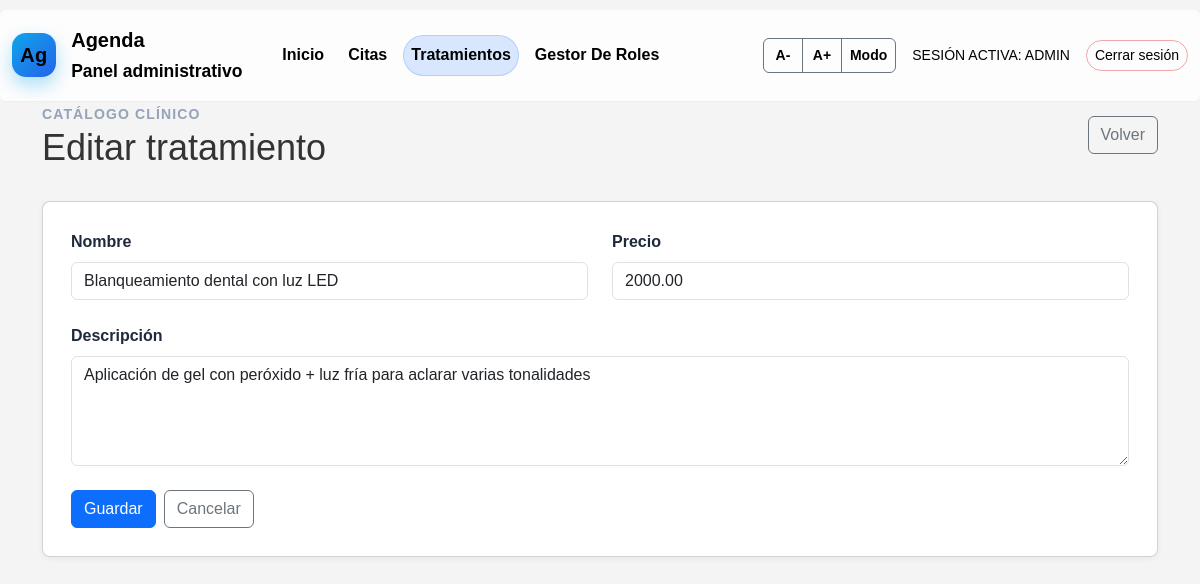
The page /tratamientos/editar/2/ (signed in) on the database its author committed.
### app/models.py (models this page shows, shortened)
class Tratamiento(models.Model):
	nombre = models.CharField(max_length=150)
	descripcion = models.TextField(blank=True, null=True)
	precio = models.DecimalField(max_digits=10, decimal_places=2)

### app/views.py (the view, shortened to what this page needs)
# urls.py: path('tratamientos/editar/<int:id>/', views.tratamientos_editar, name='tratamientos_editar'),
@login_required
@group_required('Administrador', 'Permiso Tratamientos')
def tratamientos_editar(request, id):
	tratamiento = get_object_or_404(Tratamiento, pk=id)
	return render(request, 'tratamientos_form.html', {'tratamiento': tratamiento})

### app/context_processors.py (called while the page is built)
def user_roles(request):
    flags = {
        'is_admin': False,
        'is_employee': False,
        'can_view_citas': False,
        'can_manage_tratamientos': False,
    }
    user = getattr(request, 'user', None)
    try:
        if user and user.is_authenticated:
            is_admin = user.is_superuser or user.groups.filter(name='Administrador').exists()
            flags['is_admin'] = is_admin
            flags['is_employee'] = user.groups.filter(name='Empleado').exists()
            flags['can_view_citas'] = is_admin or user.groups.filter(name='Permiso Citas').exists()
            flags['can_manage_tratamientos'] = is_admin or user.groups.filter(name='Permiso Tratamientos').exists()
    except Exception:
        pass
    return flags

### app/views.py (called while the page is built)
def group_required(*group_names):
	def decorator(view_func):
		@wraps(view_func)
		def _wrapped(request, *args, **kwargs):
			if not request.user.is_authenticated:
				return redirect('login')
			if request.user.is_superuser:
				return view_func(request, *args, **kwargs)
			if request.user.groups.filter(name__in=group_names).exists():
				return view_func(request, *args, **kwargs)
			return HttpResponseForbidden('No tienes permisos para acceder a esta página.')
		return _wrapped
	return decorator

### app/templates/tratamientos_form.html (shortened to what this page needs)
{% extends 'base.html' %}
{% block content %}
<div class="admin-page-header">
    <div>
        <small>Catálogo clínico</small>
        <h1 class="mb-0">{% if tratamiento %}Editar tratamiento{% else %}Nuevo tratamiento{% endif %}</h1>
    </div>
    <a class="btn btn-outline-secondary" href="{% url 'tratamientos_listar' %}">Volver</a>
</div>
<div class="card form-card">
    <div class="card-body">
        <form method="post" action="{% if tratamiento %}{% url 'tratamientos_editar' tratamiento.id %}{% else %}{% url 'tratamientos_crear' %}{% endif %}" class="row g-4">
            <div class="col-md-6">
                <label class="form-label">Nombre</label>
                <input class="form-control" name="nombre" value="{% if tratamiento %}{{ tratamiento.nombre }}{% endif %}" required>
            </div>
            <div class="col-md-6">
                <label class="form-label">Precio</label>
                <input class="form-control" type="number" step="0.01" min="0" name="precio" value="{% if tratamiento %}{{ tratamiento.precio }}{% endif %}" required>
            </div>
            <div class="col-12">
                <label class="form-label">Descripción</label>
                <textarea class="form-control" name="descripcion" rows="4" placeholder="Describe brevemente el procedimiento">{{ tratamiento.descripcion|default:'' }}</textarea>
            </div>
            <div class="col-12 d-flex gap-2">
                <button class="btn btn-primary" type="submit">Guardar</button>
                <a class="btn btn-outline-secondary" href="{% url 'tratamientos_listar' %}">Cancelar</a>
            </div>
        </form>
    </div>
</div>
{% endblock %}

### app/templates/base.html (shortened to what this page needs)
<!doctype html>
<html lang="es">
{% load static %}
    <head>
        <link href="https://cdn.jsdelivr.net/npm/bootstrap@5.3.2/dist/css/bootstrap.min.css" rel="stylesheet">
        <link rel="stylesheet" href="{% static 'css/style.css' %}">
    </head>
    <body>
        <nav class="navbar navbar-expand-lg admin-navbar">
            <div class="container-fluid">
                <a class="navbar-brand d-flex align-items-center" href="{% url 'listar' %}">
                    <span class="brand-mark me-2">Ag</span>
                    <div>
                        <div class="fw-bold">Agenda</div>
                        <small class="text-muted">Panel administrativo</small>
                    </div>
                </a>
                <div class="collapse navbar-collapse" id="adminNav">
                    <ul class="navbar-nav me-auto mb-2 mb-lg-0">
                        <li class="nav-item">
                            <a class="nav-link {% if request.resolver_match.url_name == 'listar' %}active{% endif %}" href="{% url 'listar' %}">Inicio</a>
                        </li>
                        {% if can_view_citas %}
                        <li class="nav-item">
                            <a class="nav-link {% if request.resolver_match.url_name|default:''|slice:":5" == 'citas' %}active{% endif %}" href="{% url 'citas_listar' %}">Citas</a>
                        </li>
                        {% endif %}
                        {% if can_manage_tratamientos %}
                        <li class="nav-item">
                            <a class="nav-link {% if request.resolver_match.url_name|default:''|slice:":12" == 'tratamientos' %}active{% endif %}" href="{% url 'tratamientos_listar' %}">Tratamientos</a>
                        </li>
                        {% endif %}
                        {% if is_admin %}
                        <li class="nav-item">
                            <a class="nav-link {% if request.resolver_match.url_name|default:''|slice:":7" == 'usuarios' %}active{% endif %}" href="{% url 'usuarios_listar' %}">Gestor de roles</a>
                        </li>
                        {% endif %}
                    </ul>
                    <div class="d-flex align-items-center gap-2 me-3 accessibility-controls">
                        <div class="btn-group" role="group" aria-label="Accesibilidad">
                            <button id="btn-decrease" class="btn btn-outline-secondary btn-sm" type="button" title="Disminuir texto" onclick="decreaseText()">A-</button>
                            <button id="btn-increase" class="btn btn-outline-secondary btn-sm" type="button" title="Aumentar texto" onclick="increaseText()">A+</button>
                            <button id="btn-toggle-dark" class="btn btn-outline-secondary btn-sm" type="button" title="Modo oscuro" onclick="toggleDark()">Modo</button>
                        </div>
                    </div>
                    {% if request.user.is_authenticated %}
                    <div class="d-flex align-items-center gap-3 text-uppercase small text-muted">
                        Sesión activa: {{ request.user.username }}
                        <form method="post" action="{% url 'logout' %}" class="m-0">
                            <button class="btn btn-outline-danger btn-sm rounded-pill" type="submit">Cerrar sesión</button>
                        </form>
                    </div>
                    {% endif %}
                </div>
            </div>
        </nav>
        <div class="container mb-5">
            {% block content %}{% endblock %}
        </div>
    </body>
</html>

### app/statics/css/style.css (style rules this page uses)
html { scroll-behavior: smooth; }
body { font-family: 'Poppins', Arial, Helvetica, sans-serif; display: block; margin: 0; background-color: #f4f4f4; color: #333; padding-top: 0; }
h1, h2, h3, h4, h5, h6, .display-5 { font-family: 'Montserrat', Arial, Helvetica, sans-serif; margin: 0; }
:root { --brand: #0d6efd; --brand-dark: #012a4a; }
nav { background-color: #0b5ed7; border-radius: 6px; margin-top: 10px; }
nav ul { list-style: none; margin: 0; padding: 0; display: flex; justify-content: space-around; }
nav ul li { flex: 1; text-align: center; }
nav ul li a { display: block; padding: 10px 8px; color: #fff; text-decoration: none; font-weight: 600; }
.card { background: #fff; border-radius: 8px; padding: 12px; box-shadow: 0 2px 6px rgba(0,0,0,0.05); }
input, textarea, select { width: 100%; padding: 8px; border: 1px solid #ddd; border-radius: 6px; box-sizing: border-box; }
button { cursor: pointer; }
.admin-navbar, .admin-navbar * { color: #000000 !important; }
.admin-navbar .nav-link { color: #000000 !important; }
.admin-navbar .navbar-brand, .admin-navbar .brand-mark { color: #000000 !important; }
.admin-navbar .btn, .admin-navbar .btn * { color: #000000 !important; }
.admin-navbar { background: #ffffffcc; backdrop-filter: blur(8px); border-bottom: 1px solid rgba(15,23,42,0.06); font-family: 'Montserrat', sans-serif; padding: 0.65rem 0; }
.admin-navbar .navbar-brand { font-weight: 700; color: #0f172a; gap: 0.45rem; }
.admin-navbar .brand-mark { width: 44px; height: 44px; border-radius: 14px; background: linear-gradient(135deg, #0ea5e9, #2563eb); color: #fff; font-weight: 700; display: inline-flex; align-items: center; justify-content: center; letter-spacing: 0.5px; box-shadow: 0 8px 18px rgba(14,165,233,0.35); }
.admin-navbar .nav-link { font-weight: 600; color: #6b7280; padding: 0.55rem 0.9rem; border-radius: 999px; transition: all 0.2s ease; text-transform: capitalize; display: inline-flex; align-items: center; justify-content: center; }
.admin-navbar .nav-link.active { color: #0d6efd; background: rgba(13,110,253,0.15); box-shadow: inset 0 0 0 1px rgba(13,110,253,0.2); }
.admin-navbar .navbar-collapse { align-items: center; }
.admin-navbar .navbar-nav { align-items: center; gap: 0.5rem; margin-left: 1rem; flex-wrap: wrap; }
.admin-navbar .nav-item { white-space: nowrap; }
.admin-navbar .btn-outline-danger { border-color: rgba(220,38,38,0.4); color: #b91c1c; }
.accessibility-controls .btn { padding: 6px 8px; min-width: 40px; border-radius: 6px; }
.accessibility-controls .btn[title] { font-weight: 600; }
.admin-page-header { display: flex; align-items: center; justify-content: space-between; gap: 1.5rem; margin-bottom: 2rem; }
.admin-page-header h1 { font-size: clamp(1.75rem, 3vw, 2.4rem); margin: 0; }
.admin-page-header small { text-transform: uppercase; letter-spacing: 0.08em; font-weight: 600; color: #94a3b8; }
.form-card .form-label { font-weight: 600; color: #1e293b; }

### rows shown on the page
Tratamiento: nombre "Blanqueamiento dental con luz LED", precio "2000.00", descripcion "Aplicación de gel con peróxido + luz fría para aclarar varias tonalidades"

### other values the page prints
{{ request.user.username }} "ADMIN"
